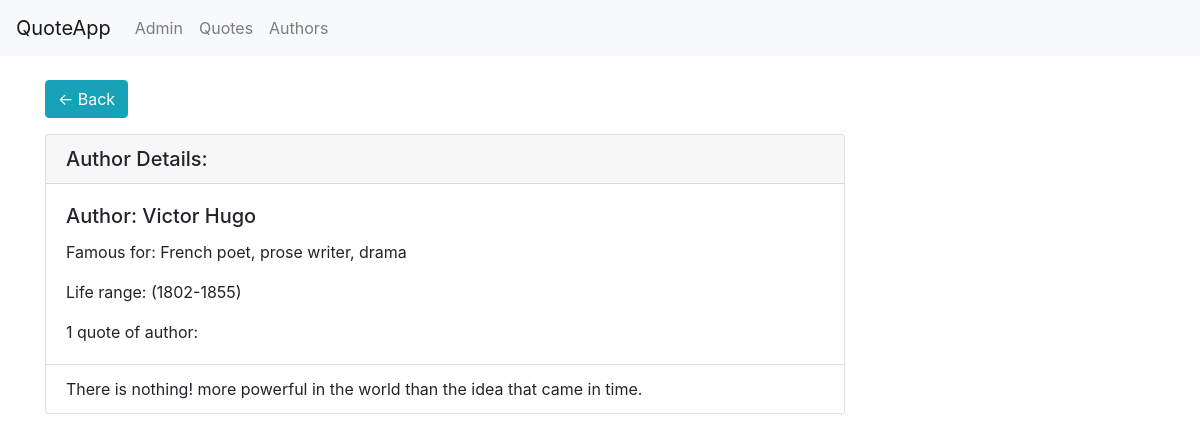
The app's page /basic_app/authors/2/, older data.
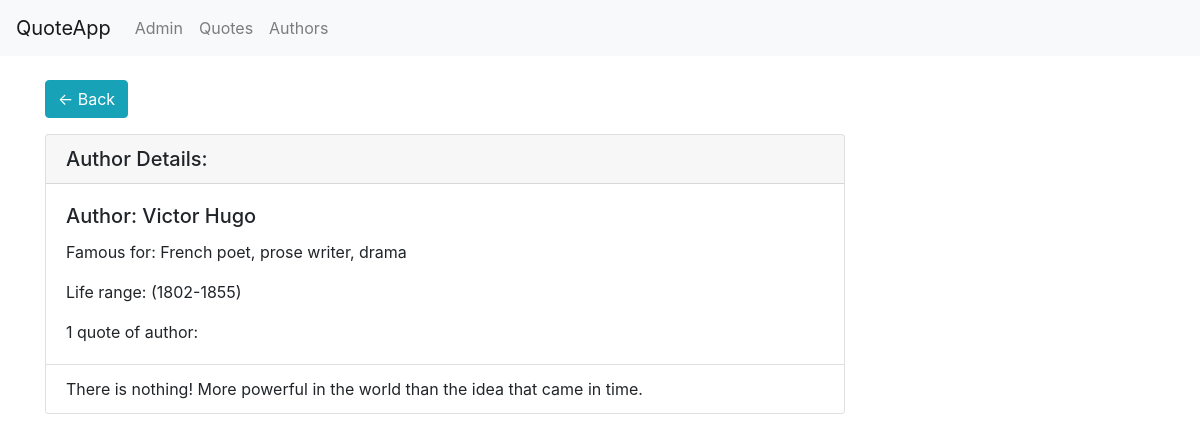
The same page, newer data.
### basic_app/models.py (models this page shows, shortened)
class QuotePost(models.Model):
    quoteDesription = models.CharField(max_length=128)
    quoteAuthor = models.ForeignKey(QuoteAuthor,on_delete = models.CASCADE,related_name ='quotesOfMan')

### basic_app/views.py (the view)
# urls.py: path('authors/<int:pk>/', views.AuthorDetailView.as_view(), name='author_detail'),
class AuthorDetailView(DetailView):
    context_object_name = 'author_detail'
    model = QuoteAuthor
    template_name = 'basic_app/author_detail.html'

### templates/basic_app/author_detail.html (shortened to what this page needs)
<!DOCTYPE html>
{% extends "basic_app/base.html" %}
{% block body_block %}
{% if author_detail %}
<div class="container">
  <a href="{% url 'basic_app:authors' %}" class="btn btn-info" role="button" aria-pressed="true"><- Back</a>
</div>
<div class="container">
  <div class="card mt-3" style="width: 50rem;">
      <h5 class="card-header">Author Details:</h5>
      <div class="card-body">
        <h5 class="card-title">Author: {{author_detail.author}}</h5>
        <p class="card-text">Famous for: {{author_detail.famousFor}}</p>
        <p class="card-text">Life range: {{author_detail.lifeRange}}</p>
        {% if author_detail.quotesOfMan.count == 0 %}
        <p class="card-text">No quote added of author:</p>
        {% elif author_detail.quotesOfMan.count == 1 %}
        <p class="card-text">{{author_detail.quotesOfMan.count}} quote of author:</p>
        {% else %}
        <p class="card-text">{{author_detail.quotesOfMan.count}} quotes of author:</p>
        {% endif %}
       </div>
       <ul class="list-group list-group-flush">
          {% for quote in author_detail.quotesOfMan.all %}
          <li class="list-group-item"> {{quote.quoteDesription}}</li>
          {% endfor %}
        </ul>
    </div>
  </div>
{% endif %}
{% endblock %}

Row changes from the older to the newer data that the page shows:
changed QuotePost: quoteDesription "There is nothing! more powerful in the world than the idea that came in time." → "There is nothing! More powerful in the world than the idea that came in time."
